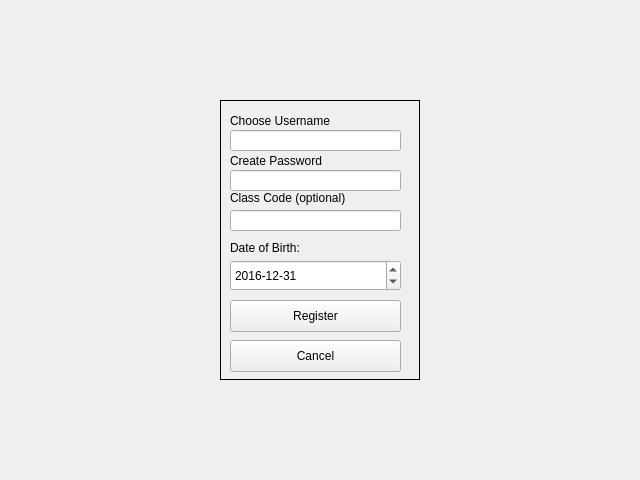
<?xml version="1.0" encoding="UTF-8"?>
<ui version="4.0">
 <class>StudReg</class>
 <widget class="QWidget" name="StudReg">
  <property name="geometry">
   <rect>
    <x>0</x>
    <y>0</y>
    <width>640</width>
    <height>480</height>
   </rect>
  </property>
  <property name="windowTitle">
   <string>Form</string>
  </property>
  <layout class="QGridLayout" name="gridLayout_2">
   <item row="0" column="0">
    <layout class="QGridLayout" name="gridLayout">
     <item row="0" column="0">
      <widget class="QFrame" name="frame">
       <property name="sizePolicy">
        <sizepolicy hsizetype="Fixed" vsizetype="Fixed">
         <horstretch>0</horstretch>
         <verstretch>0</verstretch>
        </sizepolicy>
       </property>
       <property name="minimumSize">
        <size>
         <width>200</width>
         <height>280</height>
        </size>
       </property>
       <property name="autoFillBackground">
        <bool>false</bool>
       </property>
       <property name="frameShape">
        <enum>QFrame::Box</enum>
       </property>
       <widget class="QLabel" name="userLabel">
        <property name="geometry">
         <rect>
          <x>10</x>
          <y>10</y>
          <width>131</width>
          <height>21</height>
         </rect>
        </property>
        <property name="text">
         <string>Choose Username</string>
        </property>
       </widget>
       <widget class="QLabel" name="passLabel">
        <property name="geometry">
         <rect>
          <x>10</x>
          <y>50</y>
          <width>131</width>
          <height>21</height>
         </rect>
        </property>
        <property name="text">
         <string>Create Password</string>
        </property>
       </widget>
       <widget class="QLabel" name="classLabel">
        <property name="geometry">
         <rect>
          <x>10</x>
          <y>90</y>
          <width>151</width>
          <height>16</height>
         </rect>
        </property>
        <property name="text">
         <string>Class Code (optional)</string>
        </property>
       </widget>
       <widget class="QLineEdit" name="userEntry">
        <property name="geometry">
         <rect>
          <x>10</x>
          <y>30</y>
          <width>171</width>
          <height>21</height>
         </rect>
        </property>
       </widget>
       <widget class="QLineEdit" name="passEntry">
        <property name="geometry">
         <rect>
          <x>10</x>
          <y>70</y>
          <width>171</width>
          <height>21</height>
         </rect>
        </property>
       </widget>
       <widget class="QLineEdit" name="classEntry">
        <property name="geometry">
         <rect>
          <x>10</x>
          <y>110</y>
          <width>171</width>
          <height>21</height>
         </rect>
        </property>
       </widget>
       <widget class="QPushButton" name="regButton">
        <property name="geometry">
         <rect>
          <x>10</x>
          <y>200</y>
          <width>171</width>
          <height>32</height>
         </rect>
        </property>
        <property name="text">
         <string>Register</string>
        </property>
       </widget>
       <widget class="QPushButton" name="cancelButton">
        <property name="geometry">
         <rect>
          <x>10</x>
          <y>240</y>
          <width>171</width>
          <height>32</height>
         </rect>
        </property>
        <property name="text">
         <string>Cancel</string>
        </property>
       </widget>
       <widget class="QLabel" name="classLabel_2">
        <property name="geometry">
         <rect>
          <x>10</x>
          <y>140</y>
          <width>151</width>
          <height>16</height>
         </rect>
        </property>
        <property name="text">
         <string>Date of Birth:</string>
        </property>
       </widget>
       <widget class="QDateEdit" name="dobEntry">
        <property name="geometry">
         <rect>
          <x>10</x>
          <y>160</y>
          <width>171</width>
          <height>31</height>
         </rect>
        </property>
        <property name="displayFormat">
         <string>yyyy-MM-dd</string>
        </property>
        <property name="date">
         <date>
          <year>2016</year>
          <month>12</month>
          <day>31</day>
         </date>
        </property>
       </widget>
      </widget>
     </item>
    </layout>
   </item>
  </layout>
 </widget>
 <resources/>
 <connections/>
</ui>
